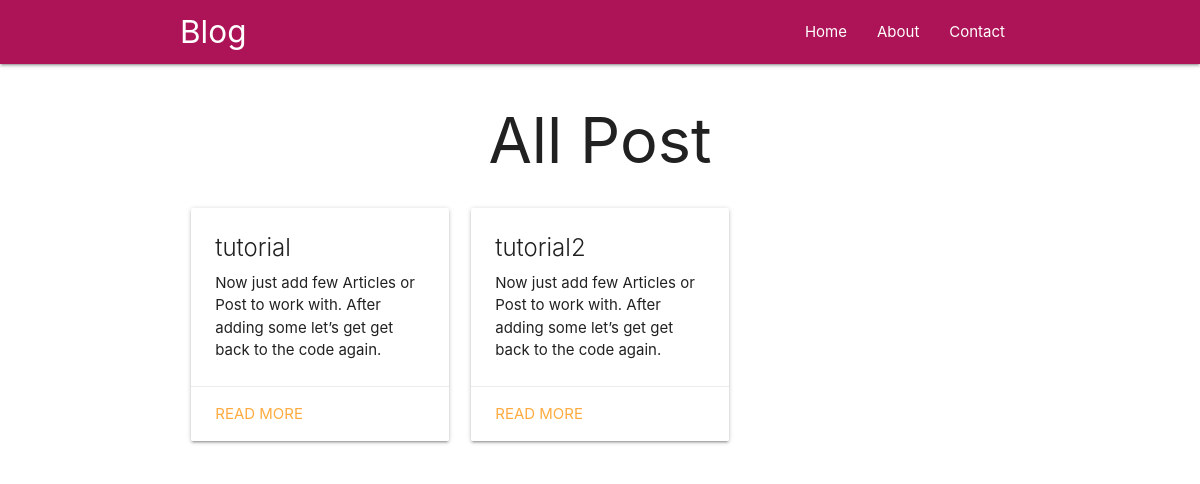
The page / on the database its author committed.
### post/models.py (models this page shows, shortened)
class Article(models.Model):
    title = models.CharField(max_length=200)
    preview = models.CharField(max_length=500)
    content = models.TextField(1000)
    posted = models.DateTimeField(auto_now_add=True)

### post/views.py (the view)
# urls.py: path('', all_post, name='all_post'),
def all_post(request):
    posts = Article.objects.all()
    return render(request, 'post/index.html', {'posts': posts})

### post/templates/post/index.html (shortened to what this page needs)
<!DOCTYPE html>
<html>
  <head>
    <link
      rel="stylesheet"
      href="https://cdnjs.cloudflare.com/ajax/libs/materialize/1.0.0/css/materialize.min.css"
    />
  </head>
  <body>
    <nav>
      <div class="nav-wrapper pink darken-3">
        <div class="container">
          <a href="/" class="brand-logo">Blog</a>
          <ul id="nav-mobile" class="right hide-on-med-and-down">
            <li><a href="/">Home</a></li>
            <li><a href="/about">About</a></li>
            <li><a href="/contact">Contact</a></li>
          </ul>
        </div>
      </div>
    </nav>
    <div class="container">
      <h1 class="center-align">All Post</h1>
    </div>
    <div class="container">
      <div class="row">
        {% for post in posts %}
        <div class="col s12 m4">
          <div class="card ">
            <div class="card-content ">
              <span class="card-title"> {{ post.title }}</span>
              <p>{{ post.preview }}</p>
            </div>
            <div class="card-action">
              <a href="/post/{{ post.id }}">Read More</a>
            </div>
          </div>
        </div>
        {% endfor %}
      </div>
    </div>
  </body>
</html>

### rows shown on the page
Article: title "tutorial", preview "Now just add few Articles or Post to work with. After adding some let’s get get back to the code again."
Article: title "tutorial2", preview "Now just add few Articles or Post to work with. After adding some let’s get get back to the code again."
